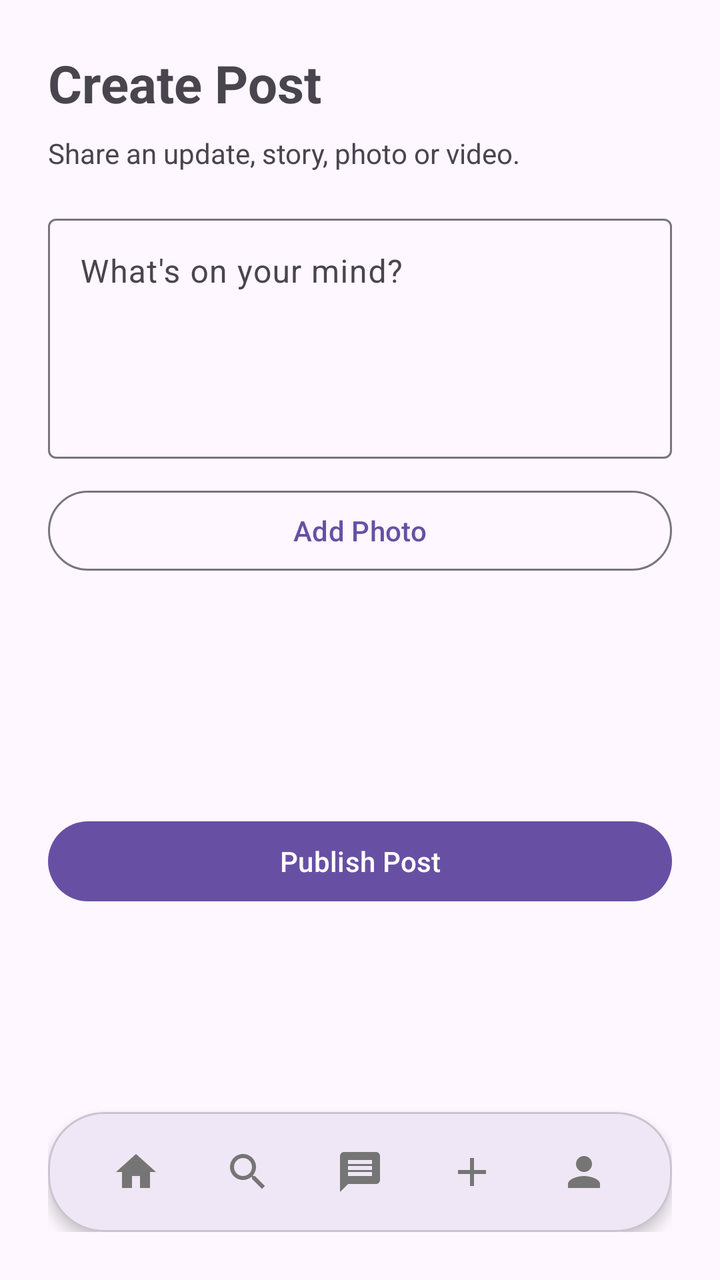
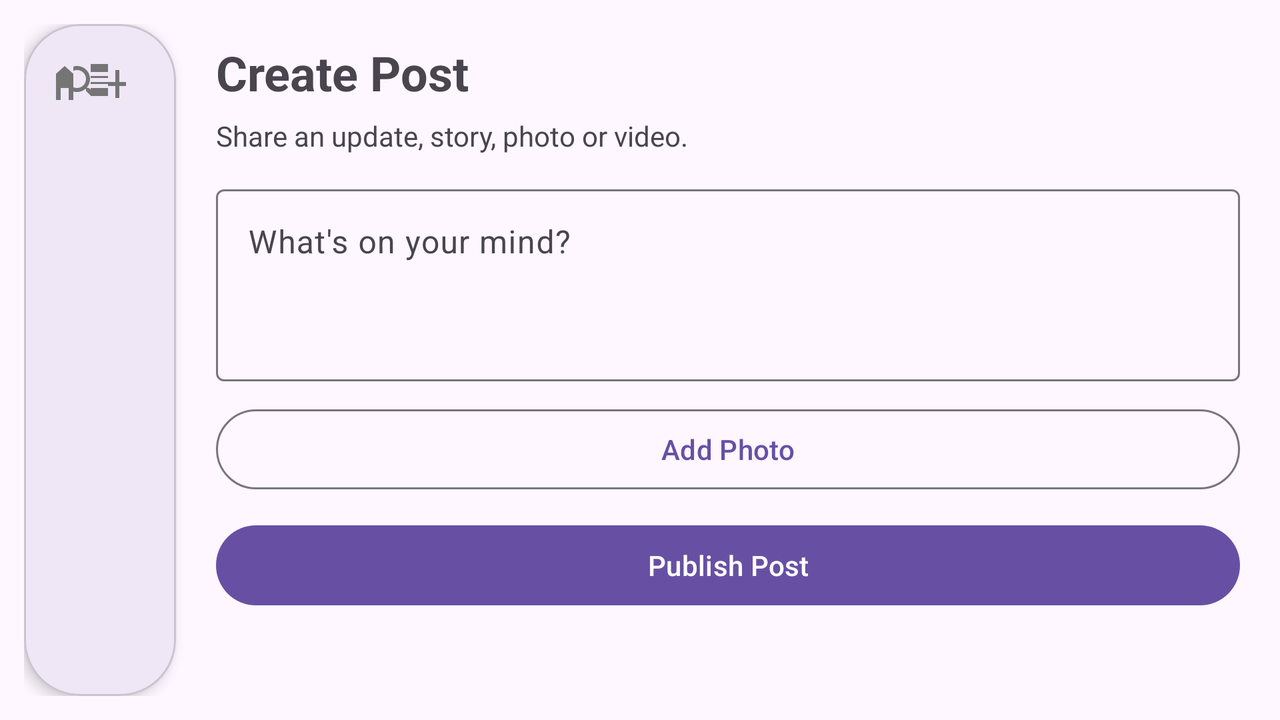

One screen, two layout resources from the same app: the default and the repository's alternative for another configuration. Each is rendered where Android would select it; the XML of both is given below.
<!-- AndroidManifest.xml: activity theme Theme.CS4084_Group_8 -->
<!-- res/layout/activity_create_post.xml -->
<?xml version="1.0" encoding="utf-8"?>
<androidx.constraintlayout.widget.ConstraintLayout xmlns:android="http://schemas.android.com/apk/res/android"
    xmlns:app="http://schemas.android.com/apk/res-auto"
    android:layout_width="match_parent"
    android:layout_height="match_parent"
    android:padding="24dp">

    <TextView
        android:id="@+id/tvCreatePostTitle"
        android:layout_width="wrap_content"
        android:layout_height="wrap_content"
        android:text="@string/create_post_title"
        android:textSize="26sp"
        android:textStyle="bold"
        app:layout_constraintStart_toStartOf="parent"
        app:layout_constraintTop_toTopOf="parent" />

    <TextView
        android:id="@+id/tvCreatePostSubtitle"
        android:layout_width="0dp"
        android:layout_height="wrap_content"
        android:layout_marginTop="8dp"
        android:text="@string/create_post_subtitle"
        android:textSize="14sp"
        app:layout_constraintEnd_toEndOf="parent"
        app:layout_constraintStart_toStartOf="parent"
        app:layout_constraintTop_toBottomOf="@id/tvCreatePostTitle" />

    <com.google.android.material.textfield.TextInputLayout
        android:id="@+id/tilPostContent"
        android:layout_width="0dp"
        android:layout_height="wrap_content"
        android:layout_marginTop="18dp"
        android:hint="@string/create_post_hint"
        app:layout_constraintEnd_toEndOf="parent"
        app:layout_constraintStart_toStartOf="parent"
        app:layout_constraintTop_toBottomOf="@id/tvCreatePostSubtitle">

        <com.google.android.material.textfield.TextInputEditText
            android:id="@+id/etPostContent"
            android:layout_width="match_parent"
            android:layout_height="120dp"
            android:gravity="top|start"
            android:inputType="textMultiLine"
            android:maxLines="6" />
    </com.google.android.material.textfield.TextInputLayout>

    <ImageView
        android:id="@+id/ivSelectedPostImage"
        android:layout_width="0dp"
        android:layout_height="180dp"
        android:layout_marginTop="16dp"
        android:adjustViewBounds="true"
        android:contentDescription="@string/create_post_selected_image_cd"
        android:scaleType="centerCrop"
        android:src="@android:drawable/ic_menu_gallery"
        android:visibility="gone"
        app:layout_constraintEnd_toEndOf="parent"
        app:layout_constraintStart_toStartOf="parent"
        app:layout_constraintTop_toBottomOf="@id/tilPostContent">

    </ImageView>

    <com.google.android.material.button.MaterialButton
        android:id="@+id/btnPickPostImage"
        style="@style/Widget.Material3.Button.OutlinedButton"
        android:layout_width="0dp"
        android:layout_height="wrap_content"
        android:layout_marginTop="12dp"
        android:text="@string/create_post_add_photo"
        app:layout_constraintEnd_toEndOf="parent"
        app:layout_constraintStart_toStartOf="parent"
        app:layout_constraintTop_toBottomOf="@id/ivSelectedPostImage" />

    <com.google.android.material.button.MaterialButton
        android:id="@+id/btnPublishPost"
        android:layout_width="0dp"
        android:layout_height="wrap_content"
        android:layout_marginTop="16dp"
        android:text="@string/create_post_publish"
        app:layout_constraintEnd_toEndOf="parent"
        app:layout_constraintStart_toStartOf="parent"
        app:layout_constraintTop_toBottomOf="@id/btnPickPostImage"
        app:layout_constraintBottom_toTopOf="@id/bottomNavCard" />

    <include
        layout="@layout/bottom_nav"
        android:layout_width="0dp"
        android:layout_height="wrap_content"
        app:layout_constraintBottom_toBottomOf="parent"
        app:layout_constraintEnd_toEndOf="parent"
        app:layout_constraintStart_toStartOf="parent" />

</androidx.constraintlayout.widget.ConstraintLayout>
<!-- res/layout/bottom_nav.xml (included above) -->
<?xml version="1.0" encoding="utf-8"?>
<com.google.android.material.card.MaterialCardView
    xmlns:android="http://schemas.android.com/apk/res/android"
    xmlns:app="http://schemas.android.com/apk/res-auto"
    android:id="@+id/bottomNavCard"
    android:layout_width="0dp"
    android:layout_height="wrap_content"
    android:layout_marginBottom="24dp"
    app:cardCornerRadius="28dp"
    app:cardElevation="4dp"
    app:layout_constraintBottom_toBottomOf="parent"
    app:layout_constraintEnd_toEndOf="parent"
    app:layout_constraintStart_toStartOf="parent">

    <LinearLayout
        android:layout_width="match_parent"
        android:layout_height="wrap_content"
        android:gravity="center_vertical"
        android:orientation="horizontal"
        android:paddingHorizontal="16dp"
        android:paddingVertical="8dp">

        <ImageButton
            android:id="@+id/btnNavHome"
            android:layout_width="0dp"
            android:layout_height="44dp"
            android:layout_weight="1"
            android:background="?attr/selectableItemBackgroundBorderless"
            android:contentDescription="Home"
            android:src="@drawable/ic_home" />

        <ImageButton
            android:id="@+id/btnNavSearch"
            android:layout_width="0dp"
            android:layout_height="44dp"
            android:layout_weight="1"
            android:background="?attr/selectableItemBackgroundBorderless"
            android:contentDescription="Search"
            android:src="@drawable/ic_search" />

        <ImageButton
            android:id="@+id/btnNavMessages"
            android:layout_width="0dp"
            android:layout_height="44dp"
            android:layout_weight="1"
            android:background="?attr/selectableItemBackgroundBorderless"
            android:contentDescription="Messages"
            android:src="@drawable/ic_message" />

        <ImageButton
            android:id="@+id/btnNavCreatePost"
            android:layout_width="0dp"
            android:layout_height="44dp"
            android:layout_weight="1"
            android:background="?attr/selectableItemBackgroundBorderless"
            android:contentDescription="Create post"
            android:src="@drawable/ic_add" />

        <com.google.android.material.imageview.ShapeableImageView
            android:id="@+id/ivNavProfile"
            android:layout_width="0dp"
            android:layout_height="44dp"
            android:layout_weight="1"
            android:background="?attr/selectableItemBackgroundBorderless"
            android:clickable="true"
            android:contentDescription="Open profile"
            android:focusable="true"
            android:padding="8dp"
            android:scaleType="centerInside"
            android:src="@drawable/ic_person"
            app:shapeAppearanceOverlay="@style/ShapeAppearance.CS4084.Circle" />
    </LinearLayout>
</com.google.android.material.card.MaterialCardView>
<!-- resources referenced by this layout -->
<resources>
  <!-- drawable ic_add (drawable) -->
  <vector xmlns:android="http://schemas.android.com/apk/res/android"
      android:width="24dp"
      android:height="24dp"
      android:viewportWidth="24"
      android:viewportHeight="24">
    <path
        android:fillColor="#757575"
        android:pathData="M19,13h-6v6h-2v-6H5v-2h6V5h2v6h6v2z"/>
  </vector>
  <!-- drawable ic_home (drawable) -->
  <vector xmlns:android="http://schemas.android.com/apk/res/android"
      android:width="24dp"
      android:height="24dp"
      android:viewportWidth="24"
      android:viewportHeight="24">
    <path
        android:fillColor="#757575"
        android:pathData="M10,20V14H14V20H19V12H22L12,3L2,12H5V20H10Z"/>
  </vector>
  <!-- drawable ic_message (drawable) -->
  <?xml version="1.0" encoding="utf-8"?>
  <vector xmlns:android="http://schemas.android.com/apk/res/android"
      android:width="24dp"
      android:height="24dp"
      android:viewportWidth="24"
      android:viewportHeight="24">
      <path
          android:fillColor="#757575"
          android:pathData="M20,2L4,2c-1.1,0 -2,0.9 -2,2v18l4,-4h14c1.1,0 2,-0.9 2,-2L22,4c0,-1.1 -0.9,-2 -2,-2zM18,14L6,14v-2h12v2zM18,11L6,11L6,9h12v2zM18,8L6,8L6,6h12v2z"/>
  </vector>
  <!-- drawable ic_person (drawable) -->
  <vector xmlns:android="http://schemas.android.com/apk/res/android"
      android:width="24dp"
      android:height="24dp"
      android:viewportWidth="24"
      android:viewportHeight="24">
    <path
        android:fillColor="#757575"
        android:pathData="M12,12c2.21,0 4,-1.79 4,-4s-1.79,-4 -4,-4 -4,1.79 -4,4 1.79,4 4,4zM12,14c-2.67,0 -8,1.34 -8,4v2h16v-2c0,-2.66 -5.33,-4 -8,-4z"/>
  </vector>
  <!-- drawable ic_search (drawable) -->
  <vector xmlns:android="http://schemas.android.com/apk/res/android"
      android:width="24dp"
      android:height="24dp"
      android:viewportWidth="24"
      android:viewportHeight="24">
    <path
        android:fillColor="#757575"
        android:pathData="M15.5,14h-0.79l-0.28,-0.27C15.41,12.59 16,11.11 16,9.5 16,5.91 13.09,3 9.5,3S3,5.91 3,9.5 5.91,16 9.5,16c1.61,0 3.09,-0.59 4.23,-1.57l0.27,0.28v0.79l5,4.99L20.49,19l-4.99,-5zM9.5,14C7.01,14 5,11.99 5,9.5S7.01,5 9.5,5 14,7.01 14,9.5 11.99,14 9.5,14z"/>
  </vector>
  <string name="create_post_add_photo">Add Photo</string>
  <string name="create_post_hint">What\'s on your mind?</string>
  <string name="create_post_publish">Publish Post</string>
  <string name="create_post_selected_image_cd">Selected post image preview</string>
  <string name="create_post_subtitle">Share an update, story, photo or video.</string>
  <string name="create_post_title">Create Post</string>
  <style name="ShapeAppearance.CS4084.Circle" parent="">
          <item name="cornerFamily">rounded</item>
          <item name="cornerSize">50%</item>
      </style>
  <!-- from res/values-v23/ -->
  <style name="Theme.CS4084_Group_8" parent="Base.Theme.CS4084_Group_8">
          
          <item name="android:navigationBarColor">@android:color/transparent</item>
          <item name="android:statusBarColor">@android:color/transparent</item>
          <item name="android:windowLightStatusBar">?attr/isLightTheme</item>
      </style>
  <style name="Base.Theme.CS4084_Group_8" parent="Theme.Material3.DayNight.NoActionBar">
          
          
      </style>
</resources>
<!-- res/layout-land/activity_create_post.xml (the repository's variant of the layout above) -->
<!-- drawn on the phone turned sideways -->
<?xml version="1.0" encoding="utf-8"?>
<androidx.constraintlayout.widget.ConstraintLayout xmlns:android="http://schemas.android.com/apk/res/android"
    xmlns:app="http://schemas.android.com/apk/res-auto"
    android:layout_width="match_parent"
    android:layout_height="match_parent"
    android:padding="12dp">

    <include
        layout="@layout/bottom_nav"
        android:layout_width="@dimen/land_nav_width"
        android:layout_height="0dp"
        app:layout_constraintBottom_toBottomOf="parent"
        app:layout_constraintStart_toStartOf="parent"
        app:layout_constraintTop_toTopOf="parent" />

    <androidx.core.widget.NestedScrollView
        android:id="@+id/createPostScroll"
        android:layout_width="0dp"
        android:layout_height="0dp"
        android:layout_marginStart="12dp"
        android:fillViewport="true"
        app:layout_constraintBottom_toBottomOf="parent"
        app:layout_constraintEnd_toEndOf="parent"
        app:layout_constraintStart_toEndOf="@id/bottomNavCard"
        app:layout_constraintTop_toTopOf="parent">

        <LinearLayout
            android:layout_width="match_parent"
            android:layout_height="wrap_content"
            android:orientation="vertical"
            android:padding="8dp">

            <TextView
                android:id="@+id/tvCreatePostTitle"
                android:layout_width="wrap_content"
                android:layout_height="wrap_content"
                android:text="@string/create_post_title"
                android:textSize="24sp"
                android:textStyle="bold" />

            <TextView
                android:id="@+id/tvCreatePostSubtitle"
                android:layout_width="match_parent"
                android:layout_height="wrap_content"
                android:layout_marginTop="6dp"
                android:text="@string/create_post_subtitle"
                android:textSize="14sp" />

            <com.google.android.material.textfield.TextInputLayout
                android:id="@+id/tilPostContent"
                android:layout_width="match_parent"
                android:layout_height="wrap_content"
                android:layout_marginTop="12dp"
                android:hint="@string/create_post_hint">

                <com.google.android.material.textfield.TextInputEditText
                    android:id="@+id/etPostContent"
                    android:layout_width="match_parent"
                    android:layout_height="96dp"
                    android:gravity="top|start"
                    android:inputType="textMultiLine"
                    android:maxLines="5" />
            </com.google.android.material.textfield.TextInputLayout>

            <ImageView
                android:id="@+id/ivSelectedPostImage"
                android:layout_width="match_parent"
                android:layout_height="160dp"
                android:layout_marginTop="12dp"
                android:adjustViewBounds="true"
                android:contentDescription="@string/create_post_selected_image_cd"
                android:scaleType="centerCrop"
                android:src="@android:drawable/ic_menu_gallery"
                android:visibility="gone" />

            <com.google.android.material.button.MaterialButton
                android:id="@+id/btnPickPostImage"
                style="@style/Widget.Material3.Button.OutlinedButton"
                android:layout_width="match_parent"
                android:layout_height="wrap_content"
                android:layout_marginTop="10dp"
                android:text="@string/create_post_add_photo" />

            <com.google.android.material.button.MaterialButton
                android:id="@+id/btnPublishPost"
                android:layout_width="match_parent"
                android:layout_height="wrap_content"
                android:layout_marginTop="10dp"
                android:text="@string/create_post_publish" />
        </LinearLayout>
    </androidx.core.widget.NestedScrollView>

</androidx.constraintlayout.widget.ConstraintLayout>
<!-- resources referenced by the variant -->
<!-- as the phone turned sideways resolves them -->
<resources>
  <!-- from res/values-land/ -->
  <dimen name="land_nav_width">76dp</dimen>
  <!-- drawable ic_add (drawable) -->
  <vector xmlns:android="http://schemas.android.com/apk/res/android"
      android:width="24dp"
      android:height="24dp"
      android:viewportWidth="24"
      android:viewportHeight="24">
    <path
        android:fillColor="#757575"
        android:pathData="M19,13h-6v6h-2v-6H5v-2h6V5h2v6h6v2z"/>
  </vector>
  <!-- drawable ic_home (drawable) -->
  <vector xmlns:android="http://schemas.android.com/apk/res/android"
      android:width="24dp"
      android:height="24dp"
      android:viewportWidth="24"
      android:viewportHeight="24">
    <path
        android:fillColor="#757575"
        android:pathData="M10,20V14H14V20H19V12H22L12,3L2,12H5V20H10Z"/>
  </vector>
  <!-- drawable ic_message (drawable) -->
  <?xml version="1.0" encoding="utf-8"?>
  <vector xmlns:android="http://schemas.android.com/apk/res/android"
      android:width="24dp"
      android:height="24dp"
      android:viewportWidth="24"
      android:viewportHeight="24">
      <path
          android:fillColor="#757575"
          android:pathData="M20,2L4,2c-1.1,0 -2,0.9 -2,2v18l4,-4h14c1.1,0 2,-0.9 2,-2L22,4c0,-1.1 -0.9,-2 -2,-2zM18,14L6,14v-2h12v2zM18,11L6,11L6,9h12v2zM18,8L6,8L6,6h12v2z"/>
  </vector>
  <!-- drawable ic_person (drawable) -->
  <vector xmlns:android="http://schemas.android.com/apk/res/android"
      android:width="24dp"
      android:height="24dp"
      android:viewportWidth="24"
      android:viewportHeight="24">
    <path
        android:fillColor="#757575"
        android:pathData="M12,12c2.21,0 4,-1.79 4,-4s-1.79,-4 -4,-4 -4,1.79 -4,4 1.79,4 4,4zM12,14c-2.67,0 -8,1.34 -8,4v2h16v-2c0,-2.66 -5.33,-4 -8,-4z"/>
  </vector>
  <!-- drawable ic_search (drawable) -->
  <vector xmlns:android="http://schemas.android.com/apk/res/android"
      android:width="24dp"
      android:height="24dp"
      android:viewportWidth="24"
      android:viewportHeight="24">
    <path
        android:fillColor="#757575"
        android:pathData="M15.5,14h-0.79l-0.28,-0.27C15.41,12.59 16,11.11 16,9.5 16,5.91 13.09,3 9.5,3S3,5.91 3,9.5 5.91,16 9.5,16c1.61,0 3.09,-0.59 4.23,-1.57l0.27,0.28v0.79l5,4.99L20.49,19l-4.99,-5zM9.5,14C7.01,14 5,11.99 5,9.5S7.01,5 9.5,5 14,7.01 14,9.5 11.99,14 9.5,14z"/>
  </vector>
  <string name="create_post_add_photo">Add Photo</string>
  <string name="create_post_hint">What\'s on your mind?</string>
  <string name="create_post_publish">Publish Post</string>
  <string name="create_post_selected_image_cd">Selected post image preview</string>
  <string name="create_post_subtitle">Share an update, story, photo or video.</string>
  <string name="create_post_title">Create Post</string>
  <style name="ShapeAppearance.CS4084.Circle" parent="">
          <item name="cornerFamily">rounded</item>
          <item name="cornerSize">50%</item>
      </style>
  <!-- from res/values-v23/ -->
  <style name="Theme.CS4084_Group_8" parent="Base.Theme.CS4084_Group_8">
          
          <item name="android:navigationBarColor">@android:color/transparent</item>
          <item name="android:statusBarColor">@android:color/transparent</item>
          <item name="android:windowLightStatusBar">?attr/isLightTheme</item>
      </style>
  <style name="Base.Theme.CS4084_Group_8" parent="Theme.Material3.DayNight.NoActionBar">
          
          
      </style>
</resources>
